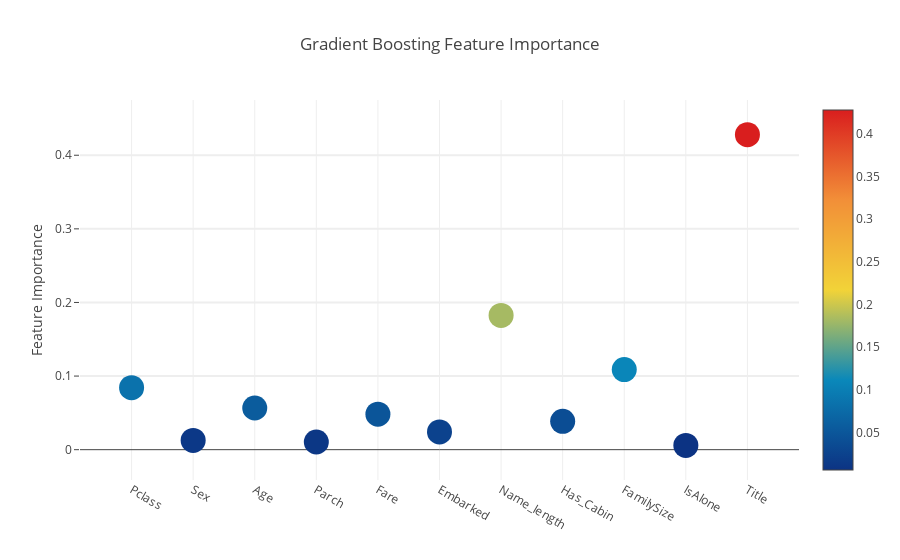

This figure's notebook cell:
### Code cell
# Scatter plot
trace = go.Scatter(
    y=feature_dataframe['Gradient Boost feature importances'].values,
    x=feature_dataframe['features'].values,
    mode='markers',
    marker=dict(
        sizemode='diameter',
        sizeref=1,
        size=25,
        #       size= feature_dataframe['AdaBoost feature importances'].values,
        #color = np.random.randn(500), #set color equal to a variable
        color=feature_dataframe['Gradient Boost feature importances'].values,
        colorscale='Portland',
        showscale=True),
    text=feature_dataframe['features'].values)
data = [trace]

layout = go.Layout(
    autosize=True,
    title='Gradient Boosting Feature Importance',
    hovermode='closest',
    #     xaxis= dict(
    #         title= 'Pop',
    #         ticklen= 5,
    #         zeroline= False,
    #         gridwidth= 2,
    #     ),
    yaxis=dict(title='Feature Importance', ticklen=5, gridwidth=2),
    showlegend=False)
fig = go.Figure(data=data, layout=layout)
py.iplot(fig, filename='scatter2010')

### Figure 1 — Plotly figure (JSON) as saved in the notebook; plotly's stock layout.template omitted (floating-point values rounded to 4 significant figures)
{"data": [{"marker": {"color": [0.08428, 0.01264, 0.05667, 0.01046, 0.04829, 0.02409, 0.1824, 0.03858, 0.1088, 0.005849, 0.428], "colorscale": "Portland", "showscale": true, "size": 25, "sizemode": "diameter", "sizeref": 1}, "mode": "markers", "text": ["Pclass", "Sex", "Age", "Parch", "Fare", "Embarked", "Name_length", "Has_Cabin", "FamilySize", "IsAlone", "Title"], "type": "scatter", "x": ["Pclass", "Sex", "Age", "Parch", "Fare", "Embarked", "Name_length", "Has_Cabin", "FamilySize", "IsAlone", "Title"], "y": [0.08428, 0.01264, 0.05667, 0.01046, 0.04829, 0.02409, 0.1824, 0.03858, 0.1088, 0.005849, 0.428]}], "layout": {"autosize": true, "hovermode": "closest", "showlegend": false, "title": "Gradient Boosting Feature Importance", "yaxis": {"gridwidth": 2, "ticklen": 5, "title": "Feature Importance"}}}
